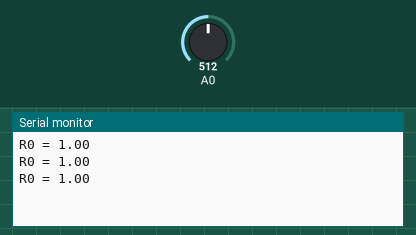
This sketch was run on a simulated Arduino Uno, built with avr-gcc and run on an emulated ATmega328P. Shown: the last lines printed to the serial monitor. Inputs (shaded band) come from the test bench; at power-on: A0 = 512.

Above: at 1.3 s.
1.4 s: A0 set to 0
At 1.9 s:
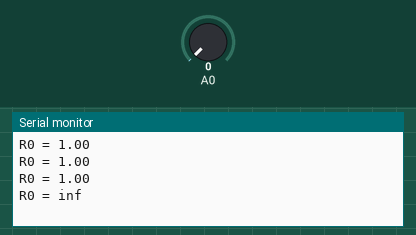
3.5 s: A0 set to 122
At 3.9 s:
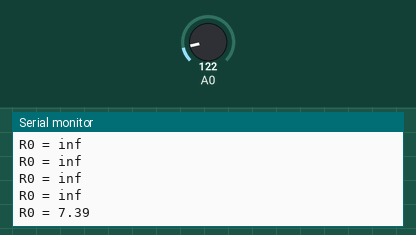

The sketch:

calibration.ino
```cpp
// Calibrating HCHO
/*
  1.  Plug in Grove Sensor
  2.  Run this code
  3.  Wait for the Value to Stablize
  3.  Record R0
  4.  I got 30.97
  5.  Don't mess with the pot. anymore

*/
#define Vc 4.95

void setup()
{
    Serial.begin(9600);
}

void loop()
{
    int sensorValue=analogRead(A0);
    float R0=(1023.0/sensorValue)-1;
    Serial.print("R0 = ");
    Serial.println(R0);
    delay(500);
}
```

Measured:
- after the input at 1.4 s, the serial monitor: prints a new line after 0.10 s (image 1)
- after the input at 3.5 s, the serial monitor: prints a new line at once (image 2)
